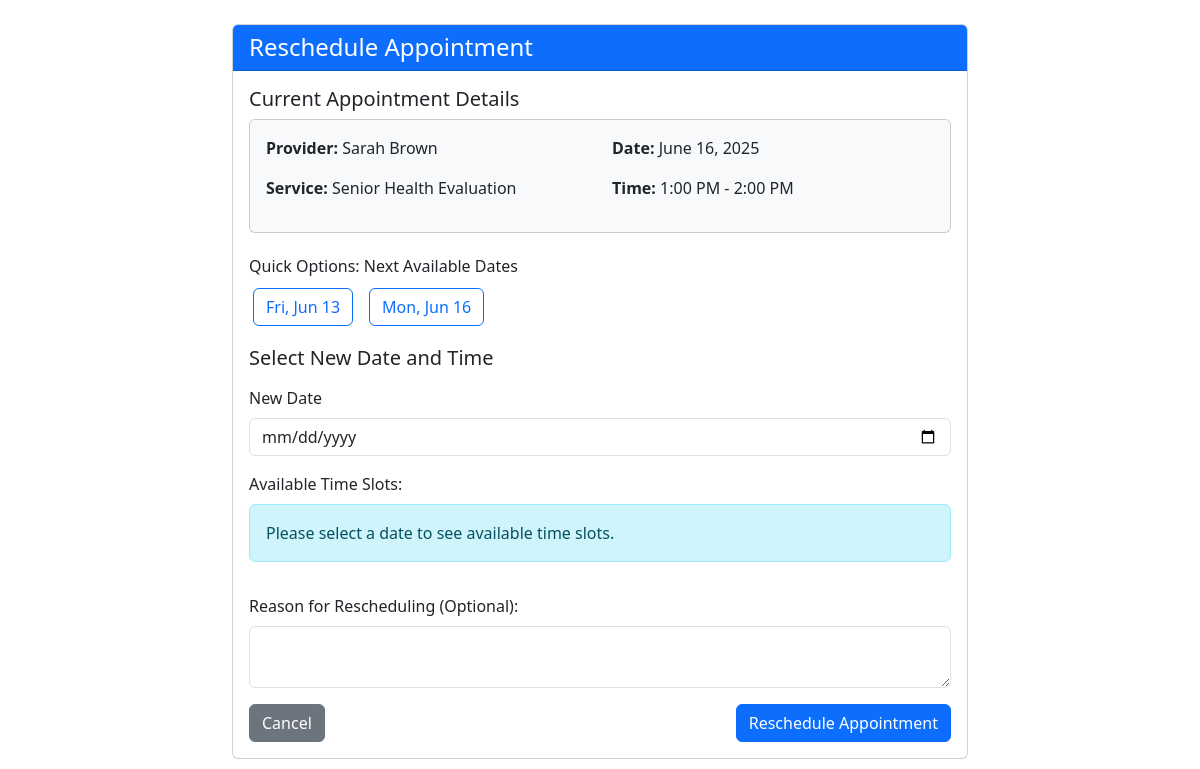
The page /index.php/appointments/reschedule?id=15 (signed in) on the database its author committed.
### tables this page shows
CREATE TABLE IF NOT EXISTS `appointments` (
  `appointment_id` int(11) NOT NULL AUTO_INCREMENT,
  `patient_id` int(11) NOT NULL,
  `provider_id` int(11) NOT NULL,
  `service_id` int(11) NOT NULL,
  `appointment_date` date NOT NULL,
  `start_time` time NOT NULL,
  `end_time` time NOT NULL,
  `status` enum('scheduled','confirmed','completed','canceled','no_show') NOT NULL DEFAULT 'scheduled',
  `type` enum('in_person','virtual','phone') NOT NULL DEFAULT 'in_person',
  `notes` text DEFAULT NULL,
  `reason` text DEFAULT NULL,
  `reminder_sent` tinyint(1) DEFAULT 0,
  `confirmed_at` datetime DEFAULT NULL,
  `canceled_at` datetime DEFAULT NULL,
  `created_at` datetime DEFAULT current_timestamp(),
  `updated_at` datetime DEFAULT current_timestamp(),
  PRIMARY KEY (`appointment_id`),
  KEY `patient_id` (`patient_id`),
  KEY `provider_id` (`provider_id`),
  KEY `service_id` (`service_id`)
);

CREATE TABLE IF NOT EXISTS `services` (
  `service_id` int(11) NOT NULL AUTO_INCREMENT,
  `name` varchar(255) NOT NULL,
  `description` text DEFAULT NULL,
  `duration` int(11) DEFAULT 30,
  `price` decimal(10,2) DEFAULT NULL,
  `is_active` tinyint(1) DEFAULT 1,
  `created_at` timestamp NOT NULL DEFAULT current_timestamp(),
  PRIMARY KEY (`service_id`)
);

### controllers/appointments_controller.php (called while the page is built, shortened)
<?php
require_once MODEL_PATH . '/ActivityLog.php';
require_once MODEL_PATH . '/Appointment.php';
class AppointmentsController {
    private $appointmentModel;
    public function __construct() {
        $this->db = get_db();
        $this->appointmentModel = new Appointment($this->db);
    }
    public function reschedule() {
        $appointmentId = $_GET['id'] ?? $_POST['appointment_id'] ?? null;
        $appointment = $this->appointmentModel->getById($appointmentId);
        include VIEW_PATH . '/appointments/reschedule.php';
    }
}
?>

### public_html/bootstrap.php (called while the page is built, shortened)
<?php
require_once APP_ROOT . '/core/helpers.php';
require_once CORE_PATH . '/helpers.php';
function get_db() {
    static $db = null;
    if ($db === null) {
        if (defined('DB_HOST') && defined('DB_USER') && defined('DB_PASS') && defined('DB_NAME')) {
            $db = new mysqli(DB_HOST, DB_USER, DB_PASS, DB_NAME);
            $db->set_charset('utf8mb4');
        } else {
            throw new Exception("Database constants not defined");
        }
    }
    return $db;
}
return true;

### models/Appointment.php (called while the page is built, shortened)
<?php
class Appointment {
    private $db;
    public function __construct($db) {
        $this->db = $db;
    }
    public function getById($appointment_id) {
        $appointment = null;
        $stmt = $this->db->prepare("
            SELECT
                a.*,
                s.name AS service_name,
                provider.first_name AS provider_first_name,
                provider.last_name AS provider_last_name,
                CONCAT(provider.first_name, ' ', provider.last_name) AS provider_name,
                patient.first_name AS patient_first_name,
                patient.last_name AS patient_last_name,
                CONCAT(patient.first_name, ' ', patient.last_name) AS patient_name,
                patient.email AS patient_email,
                pp.phone AS patient_phone,
                pp.date_of_birth AS patient_dob,
                pp.address AS patient_address,
                pp.emergency_contact,
                pp.emergency_contact_phone,
                pp.medical_conditions,
                pp.insurance_info
            FROM appointments a
            LEFT JOIN services s ON a.service_id = s.service_id
            LEFT JOIN users provider ON a.provider_id = provider.user_id
            LEFT JOIN users patient ON a.patient_id = patient.user_id
            LEFT JOIN patient_profiles pp ON patient.user_id = pp.user_id
            WHERE a.appointment_id = ?
        ");
        $stmt->bind_param("i", $appointment_id);
        $stmt->execute();
        $result = $stmt->get_result();
        if ($result && $result->num_rows > 0) {
            $appointment = $result->fetch_assoc();
        }
        return $appointment;
    }
}
?>

### core/helpers.php (called while the page is built, shortened)
<?php
function base_url($path = '') {
    $protocol = isset($_SERVER['HTTPS']) && $_SERVER['HTTPS'] !== 'off' ? 'https' : 'http';
    $host = $_SERVER['HTTP_HOST'] ?? 'localhost';
    $script_name = $_SERVER['SCRIPT_NAME'];
    $base_dir = dirname($script_name);
    $base_url = "{$protocol}://{$host}{$base_dir}";
    $base_url = rtrim($base_url, '/');
    $path = ltrim($path, '/');
    return $path ? "{$base_url}/{$path}" : $base_url;
}

### views/appointments/reschedule.php (the view, shortened to what this page needs)
<!DOCTYPE html>
<html lang="en">
<head>
    <link href="https://cdn.jsdelivr.net/npm/bootstrap@5.3.0/dist/css/bootstrap.min.css" rel="stylesheet">
</head>
<body>
    <div class="container mt-4">
        <div class="row">
            <div class="col-md-8 offset-md-2">
                <div class="card">
                    <div class="card-header bg-primary text-white">
                        <h4 class="mb-0">Reschedule Appointment</h4>
                    </div>
                    <div class="card-body">
                        <?php if(isset($success)): ?>
                            <div class="alert alert-success"><?= htmlspecialchars($success) ?></div>
                            <p><a href="<?= base_url('index.php/patient/appointments') ?>" class="btn btn-primary">Back to Appointments</a></p>
                        <?php else: ?>
                            <div class="appointment-details mb-4">
                                <h5>Current Appointment Details</h5>
                                <div class="card bg-light p-3 mb-3">
                                    <div class="row">
                                        <div class="col-md-6">
                                            <p><strong>Provider:</strong> <?= htmlspecialchars($appointment['provider_name'] ?? 'Unknown Provider') ?></p>
                                            <p><strong>Service:</strong> <?= htmlspecialchars($appointment['service_name'] ?? 'Unknown Service') ?></p>
                                        </div>
                                        <div class="col-md-6">
                                            <p><strong>Date:</strong> <?= htmlspecialchars(date('F j, Y', strtotime($appointment['appointment_date'] ?? 'now'))) ?></p>
                                            <p><strong>Time:</strong> <?= htmlspecialchars(date('g:i A', strtotime($appointment['start_time'] ?? 'now'))) ?> -
                                            <?= htmlspecialchars(date('g:i A', strtotime($appointment['end_time'] ?? 'now'))) ?></p>
                                        </div>
                                    </div>
                                </div>
                            </div>
                            <div class="mb-3">
                                <h6>Quick Options: Next Available Dates</h6>
                                <div id="next-available-dates" class="d-flex flex-wrap gap-2 mb-3">
                                </div>
                            </div>
                            <form action="<?= base_url('index.php/appointments/reschedule') ?>" method="post">
                                <h5 class="mb-3">Select New Date and Time</h5>
                                <div class="row">
                                    <div class="col-md-12 mb-3">
                                        <label for="new_date" class="form-label">New Date </label>
                                        <input type="date" class="form-control" id="new_date" name="new_date" required
                                            min="<?= date('Y-m-d') ?>">
                                    </div>
                                </div>
                                <div class="mb-3">
                                    <label class="form-label">Available Time Slots:</label>
                                    <div id="time-slots" class="row">
                                        <div class="col-12">
                                            <div class="alert alert-info">
                                                Please select a date to see available time slots.
                                            </div>
                                        </div>
                                    </div>
                                </div>
                                <div class="mb-3">
                                    <label for="reschedule_reason" class="form-label">Reason for Rescheduling (Optional):</label>
                                    <textarea class="form-control" id="reschedule_reason" name="reschedule_reason" rows="2"></textarea>
                                </div>
                                <div class="d-flex justify-content-between">
                                    <a href="<?= base_url('index.php/appointments') ?>" class="btn btn-secondary">Cancel</a>
                                    <button type="submit" class="btn btn-primary">Reschedule Appointment</button>
                                </div>
                            </form>
                        <?php endif; ?>
                    </div>
                </div>
            </div>
        </div>
    </div>
</body>
</html>

### rows shown on the page
appointments: service.name "Senior Health Evaluation", appointment_date "June 16, 2025", start_time "1:00 PM", end_time "2:00 PM"

### other values the page prints
$appointment['provider_name'] "Sarah Brown"
